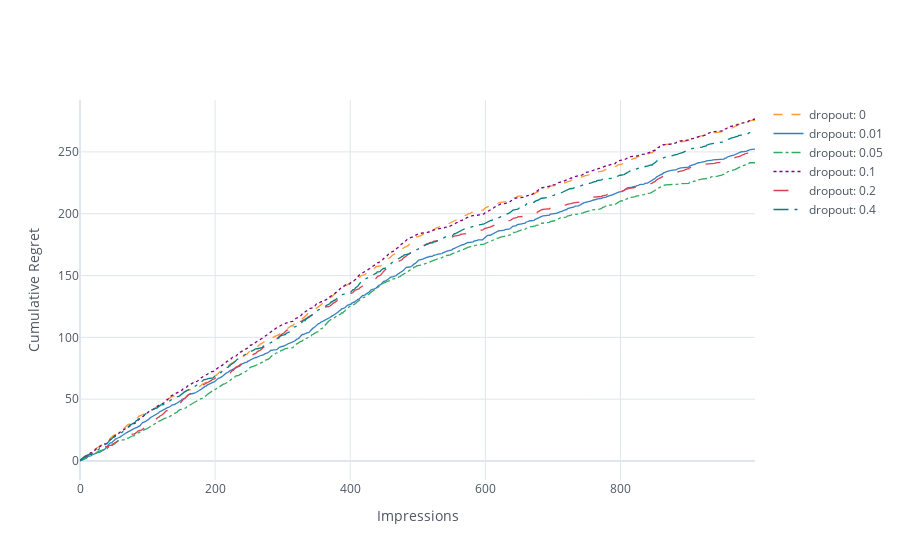

Notebook source saved alongside this figure:
### Code cell
configure_plotly_browser_state()

df_cbandits.iplot(dash = ['dash', 'solid', 'dashdot',
                          'dot', 'longdash', 'longdashdot'],
                  xTitle='Impressions',
                  yTitle='Cumulative Regret')

### Figure 1 — Plotly figure (JSON) as saved in the notebook; plotly's stock layout.template omitted (floating-point values rounded to 4 significant figures; data arrays with more than 128 entries replaced by an {"elided": "..."} marker saying what was removed)
{"data": [{"line": {"color": "rgba(255, 153, 51, 1.0)", "dash": "dash", "shape": "linear", "width": 1.3}, "mode": "lines", "name": "dropout: 0", "text": "", "x": {"elided": "1000 int values"}, "y": {"elided": "1000 float values"}, "type": "scatter"}, {"line": {"color": "rgba(55, 128, 191, 1.0)", "dash": "solid", "shape": "linear", "width": 1.3}, "mode": "lines", "name": "dropout: 0.01", "text": "", "x": {"elided": "1000 int values"}, "y": {"elided": "1000 float values"}, "type": "scatter"}, {"line": {"color": "rgba(50, 171, 96, 1.0)", "dash": "dashdot", "shape": "linear", "width": 1.3}, "mode": "lines", "name": "dropout: 0.05", "text": "", "x": {"elided": "1000 int values"}, "y": {"elided": "1000 float values"}, "type": "scatter"}, {"line": {"color": "rgba(128, 0, 128, 1.0)", "dash": "dot", "shape": "linear", "width": 1.3}, "mode": "lines", "name": "dropout: 0.1", "text": "", "x": {"elided": "1000 int values"}, "y": {"elided": "1000 float values"}, "type": "scatter"}, {"line": {"color": "rgba(219, 64, 82, 1.0)", "dash": "longdash", "shape": "linear", "width": 1.3}, "mode": "lines", "name": "dropout: 0.2", "text": "", "x": {"elided": "1000 int values"}, "y": {"elided": "1000 float values"}, "type": "scatter"}, {"line": {"color": "rgba(0, 128, 128, 1.0)", "dash": "longdashdot", "shape": "linear", "width": 1.3}, "mode": "lines", "name": "dropout: 0.4", "text": "", "x": {"elided": "1000 int values"}, "y": {"elided": "1000 float values"}, "type": "scatter"}], "layout": {"legend": {"bgcolor": "#FFFFFF", "font": {"color": "#4D5663"}}, "paper_bgcolor": "#FFFFFF", "plot_bgcolor": "#FFFFFF", "title": {"font": {"color": "#4D5663"}}, "xaxis": {"gridcolor": "#E1E5ED", "showgrid": true, "tickfont": {"color": "#4D5663"}, "title": {"font": {"color": "#4D5663"}, "text": "Impressions"}, "zerolinecolor": "#E1E5ED"}, "yaxis": {"gridcolor": "#E1E5ED", "showgrid": true, "tickfont": {"color": "#4D5663"}, "title": {"font": {"color": "#4D5663"}, "text": "Cumulative Regret"}, "zerolinecolor": "#E1E5ED"}}}
